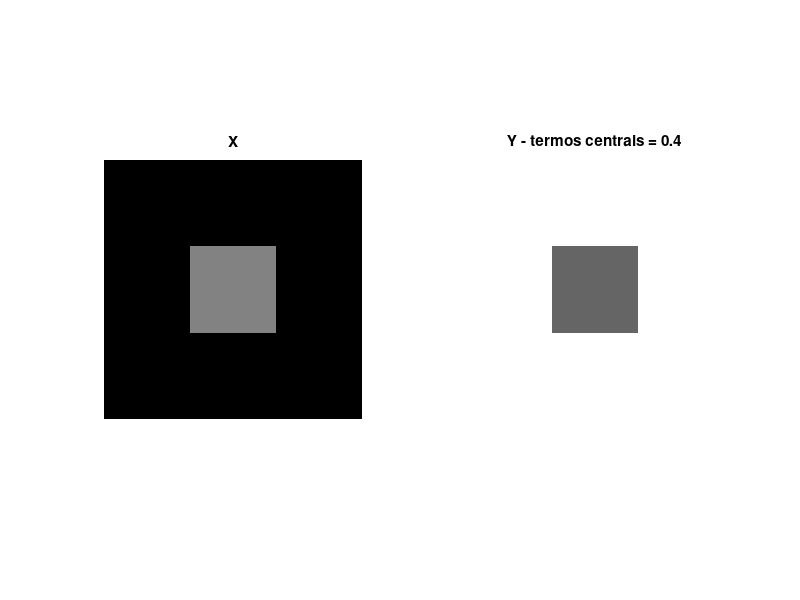
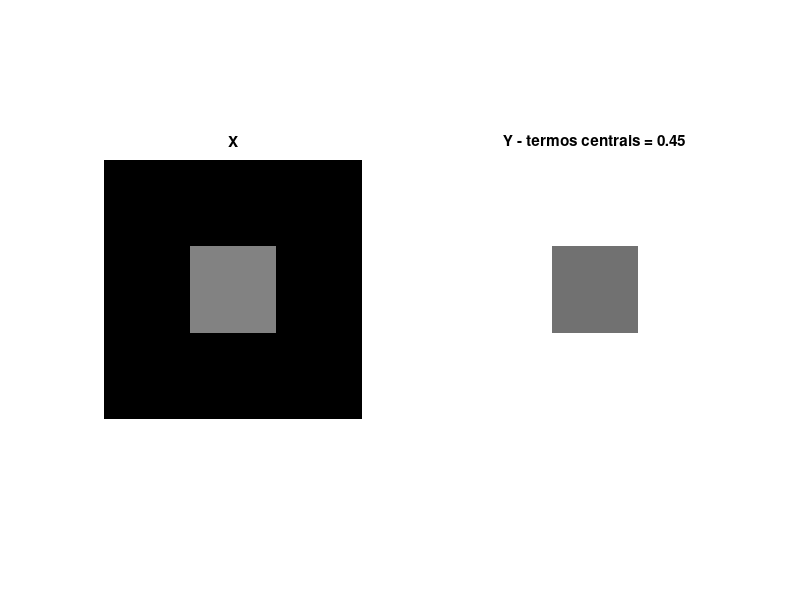
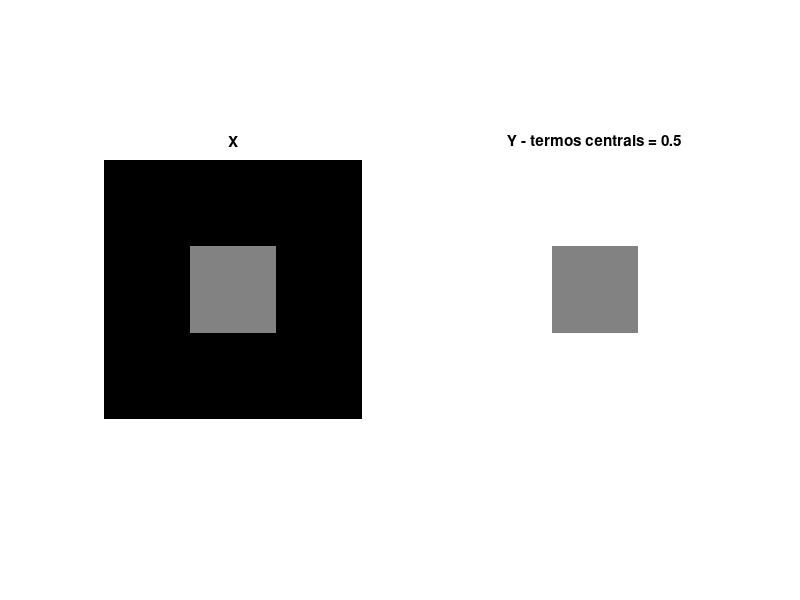
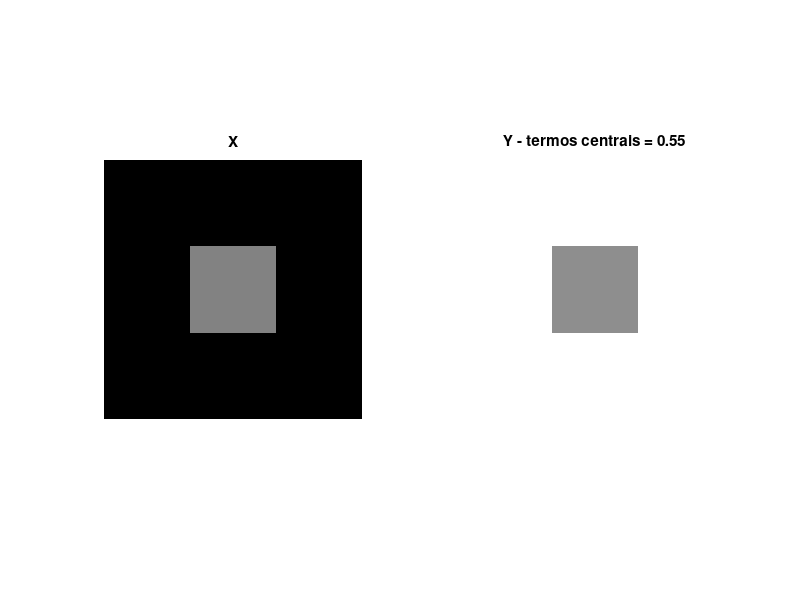

The MATLAB script that drew these images, in order: (Note: this script raises an error after producing the figures.)
% Processamento Digital de Imagens
% Matheus Araújo Marins

close all; clear all; clc;
%% Exercício I.1

X = zeros(6);
X(3:4,3:4) = .5*ones(2);

Y = ones(6);
y_centers = [0.4, 0.45, 0.5, 0.55, 0.6];

for i = y_centers
    
    Y(3:4,3:4) = i*ones(2);
    
    figure;

    subplot(1,2,1);
    imshow(X); colormap(gray);
    title(['X']);
    
    subplot(1,2,2);
    imshow(Y); colormap(gray);
    title(['Y - termos centrais = ', num2str(i)]);
    
    set(gcf,'units','points','position',[0,0,700,300])
    pause;
    
end

echo on;
% =======================================================================
%                           Exercício I.1
% =======================================================================
%
% O exercício explora o contraste simultâneo, onde temos um quadrado cinza
% envolto de branco e envolto de preto. Percebemos o cinza mais claro no
% segundo em relação ao primeiro, portanto não notaremos os cinzas iguais 
% para valores centrais iguais a 0.5, como era de se esperar. Utilizando
% 0.55 podemos notar que é suficiente para percebermos os quadrados com
% igual itensidade.

echo off;
pause; close all;


cont_sim2;
echo on;
%
% Aqui temos mais um exemplo de como a tonalidade do cinza é interpretada
% diferente de acordo com o meio em que o objeto está inserido. Quando as
% duas partes estão unidas, entendemos que os arcos formam um único objeto
% e por isso conseguimos interpretar como um único tom de cinza. Já nos
% demais casos, os arcos separados são entendidos como objetos diferentes
% imersos em "meios" com tons de cinza diferentes ao redor, e no entanto
% temos a sensação de terem tons de cinza diferentes (apesar de podermos
% conferir o valor dos pixels e ver que são iguais).
echo off;
pause;

checkershadow;
echo on;
%
% Mais um exemplo que se explica da mesma forma que o exemplo dos arcos. Os
% pontos A e B estão cercados de tons de cinza diferentes, e portanto
% achamos que possuem tons de cinza próximos do seu redor (apesar de
% podermos verificar que possuem o mesmo valor).
echo off;
pause;
imtool close all; close all; 

%% Exercício I.2 - A

gray_min = 0;
gray_max = 1;
img_size = 256;
nb_columns = 7;

values = gray_min:(gray_max - gray_min)/(nb_columns - 1):gray_max;

img = kron(values, ones(img_size, ceil(img_size/nb_columns)));
img = img(:, 1:img_size);

figure;

imshow(img); colormap(gray);
title(['Total de colunas = ', num2str(nb_columns)]);

set(gcf,'units','points','position',[0,0,300,300])

echo on;
% =======================================================================
%                           Exercício I.2 - A
% =======================================================================
%
% A figura apresenta 7 barras verticais com mesmo valor em cada barra,
% como solicitado no problema. No entanto, ao observarmos a imagem das
% barras, nota-se que dentro de cada barra temos a sensação de que ela vai
% clareando conformes andando para a direita.
%
echo off;
pause; close all;

%% Exercício I.2 - B

gray_min = 141;
gray_max = 164;
img_size = 128;
nb_columns = 128;

values = gray_max:-(gray_max - gray_min)/(nb_columns - 1):gray_min;

img = kron(values, ones(img_size, ceil(img_size/nb_columns)));
img = img(:, 1:img_size);

figure;

subplot(2,1,1);
imshow(img/255); colormap(gray);
title(['Imagem sozinha - Total de colunas = ', num2str(nb_columns)]);

subplot(2,1,2);
imshow([img, img]/255); colormap(gray);
title(['Imagem concatenada - Total de colunas = ', num2str(nb_columns)]);


set(gcf,'units','points','position',[0,0,300,300])

echo on;
% =======================================================================
%                           Exercício I.2 - B
% =======================================================================
%
% Na primeira imagem, em que temos apenas uma cópia, praticamente não
% notamos a diferença entre todas as barras, interpretando elas como um
% único tom de cinza. Isso se dá pelo fato de cobrirmos uma faixa pequena
% de tons de cinza e também por irmos variando esse tom sempre bem
% suavemente. Agora na segunda imagem, podemos notar uma transição rápida,
% do último valor para o primeiro.
%
echo off;
pause; close all;

%% Exercício I.2 - C

gray_min = 0;
gray_max = 255;
img_size = 256;
nb_columns = 16;

values = gray_min:(gray_max - gray_min)/(nb_columns - 1):gray_max;

img = kron(values, ones(img_size/2, ceil(img_size/(2*nb_columns))));
img = min(img, img');

img = [img, flip(img,2); flip(img, 1), flip(flip(img,2),1)];

figure;

imshow(img/255); colormap(gray);

set(gcf,'units','points','position',[0,0,300,300])

echo on;
% =======================================================================
%                           Exercício I.2 - C
% =======================================================================
%
% Esse exemplo é uma extensão do item I.2 - A, das bandas de Mach. Aqui
% temos o mesmo efeito nos lados dos quadrados (tanto horizontal quanto
% vertical), já nas quinas esses efeitos são potencializados uma vez que
% são nessas posições em que esses efeitos estão sendo somados.
%
echo off;
pause; close all;

%% Exercício I.3 - A e B

M = 800;
beta = 0.6;

[X,Y] = meshgrid(1:M, 1:M);

func = @(M, beta) 256.^(-(M-Y)/(M-1)).*...
                cos((M-1)*beta*pi/log(49*beta)*(49*beta).^(-(M-X)/(M-1)));
figure;
imshow(log(1+abs(func(M, beta)))); truesize;

echo on;
% =======================================================================
%                           Exercício I.3 - B
% =======================================================================
%
% A figura gerada é um bom exemplo para estudar a sensibilidade ao
% contraste de acordo com a frequência que enxergamos na retina
% (ciclos/grau). Como as frequências aumentam conforme caminhamos para a
% direita da imagem, torna-se mais difícil perceber as faixas, diminuindo a
% nossa sensibilidade às mesmas.
%
% Se nos afastarmos da tela, essa frequência também aumenta, fazendo com
% que a sesibilidade também diminua.
echo off;
pause; close all;   
%% Exercício I.3 - C

M = 400;
beta = 0.6;
d = 20;

freq = @(M, beta, n) pi*beta*(49*beta).^(-(M-n)/(M-1));

echo on;
% =======================================================================
%                           Exercício I.3 - C
% =======================================================================
%
%
echo off;

disp(['Frequência instantânea para n = 1: ',num2str(freq(M,beta, 1))])
disp(['Ciclos por grau - para n = 1: ',num2str(d*freq(M,beta, 1))])
disp(['Frequência instantânea para n = M: ',num2str(freq(M,beta, M))])
disp(['Ciclos por grau - para n = M: ',num2str(d*freq(M,beta, M))])

pause; close all;


%% Exercício I.3 - D
echo on;
% =======================================================================
%                           Exercício I.3 - D
% =======================================================================
%
% Temos que a frequência observado é proporcional à distância que o
% observador se encontra da imagem. Portanto, ao nos distanciarmos da tela,
% a frequência aumenta e diminuimos a sensibilidade.
%
echo off;
pause; close all;

%% Exercício I.3 - E

M = 800;
beta = [1, 2];

[X,Y] = meshgrid(1:M, 1:M);

func = @(M, beta) 256.^(-(M-Y)/(M-1)).*...
                cos((M-1)*beta*pi/log(49*beta)*(49*beta).^(-(M-X)/(M-1)));

for b = beta
    
    figure;
    imshow(log(1+abs(func(M, b)))); truesize;
    title(['$\beta = $', num2str(b)], 'interpreter', 'latex');
    pause;
    
end
echo on;
% =======================================================================
%                           Exercício I.3 - E
% =======================================================================
% O paramêtro beta é apenas mais um meio de controlarmos a frequência
% observada. Conforme aumenta-se beta, as frequências também aumentam. E
% esse aumento gradativo acaba causando aliasing.
echo off;
pause; close all;

%% Exercício I.4

msize = 14;
fsize = 2*msize*msize;

A = ones(fsize,1);
b0 = zeros(1,msize);
b1 = ones(1,msize);
c = zeros(1,fsize);

B = kron(b1,[b0,b1]);

X = A*B/2;

for i=1:msize
    c(2*msize*(i-1)+i) = 1;
end

y = 1:fsize;
z = exp(-(log(256)/(2.5*fsize))*(fsize-y));
Y = z'*c;
Z = X+Y;

imshow(Z);

echo on;
% =======================================================================
%                           Exercício I.4
% =======================================================================
%
% Esse exemplo demonstra como uma lista branca bem fina pode ser mascarada
% ao a aproximarmos o suficiente de uma região cinza. A transição entre os
% tons de preto e cinza causam uma diminuição de sensibilidade a demais
% tons, visto que 
%
echo off;
pause; close all;
%% Exercício II.1

k_r = 0.2999; k_g = 0.587; k_b = 0.114;
img_size = 401;

Y = [0.1, 0.2, 0.3, 0.5, 0.7, 0.8];

figure;
for y = 1:length(Y)
    aux = max(2*Y(y) - 1, 0);

    B_min = aux;
    B_max = 2*Y(y) - B_min;

    R_min = B_min;
    R_max = B_max;

    [B,R] = meshgrid(linspace(B_min, B_max, img_size),...
                     linspace(R_min, R_max, img_size));

    G = (Y(y) - k_r*R - k_b*B)/k_g;
    
    subplot(2,3,y);
    img = cat(3, R, G, B);
    imshow(img);
    title(['Y = ', num2str(Y(y))], 'interpreter', 'latex');
    set(gcf,'units','points','position',[0,0,1000,800]);
end

echo on;
% =======================================================================
%                           Exercício II.1
% =======================================================================
% Observando os exemplos, notamos que o filtro (que é basicamente um blur 
% aplicado a imagem) afeta bastante a nitidez da imagem quando aplicado na 
% luminancia. Isso se dá uma vez que o Y é a componente que carrega as informaçoes 
% de transicao da imagem, então, ao borrarmos essa matriz, causamos distorcoes 
% na imagem, dificultando a sua compreensao. Esse mesmo filtro, ao ser aplicado 
% nas crominancias causa mudanca quase nula na imagem gerada (apenas nas bordas), 
% o que nos diz que essas matrizes de crominancia carregam menos informacoes que 
% a Y.
echo off;
pause; close all;

%% Exercício II.2

img = imread('mandrill.tif');
img_ycbcr = rgb2ycbcr(img);

img_y = img_ycbcr(:,:,1);
img_cb = img_ycbcr(:,:,2);
img_cr = img_ycbcr(:,:,3);

N = 9;
sigma2 = [1, 10, 100];

[M,N] = meshgrid(-N:N, -N:N);

filtro = @(sigma2) exp(-(M.^2 + N.^2)/(2*sigma2));

figure;
for s = 1:length(sigma2)

    h = filtro(sigma2(s));
    h = h/sum(sum(h));
    
    img_yf = filter2(h, img_y, 'same');
    img_cbf = filter2(h, img_cb, 'same');
    img_crf = filter2(h, img_cr, 'same');
    
    img_1 = cat(3, img_yf, img_cb, img_cr);
    img_2 = cat(3, img_y, img_cbf, img_crf);
    
    subplot(3, 3, 3*(s - 1) + 2); 
    imshow(ycbcr2rgb(img_1));
    title(['Filtrando Y e $\sigma^2 = $', num2str(sigma2(s))],...
           'interpreter', 'latex');
    set(gcf,'units','points','position',[0,0,300,300]);

    subplot(3, 3, 3*(s - 1) + 3); 
    imshow(ycbcr2rgb(img_2))
    title(['Filtrando $C_b$ e $C_r$, e $\sigma^2 = $', num2str(sigma2(s))],...
           'interpreter', 'latex');
    set(gcf,'units','points','position',[0,0,600,500]);

    subplot(3, 3, 3*(s - 1) + 1); 
    mesh(h)
    title(['Filtro h com $\sigma^2 = $', num2str(sigma2(s))],...
           'interpreter', 'latex');
    set(gcf,'units','points','position',[0,0,900,750]);
    
    pause;    
end

echo on;
% =======================================================================
%                           Exercício II.2
% =======================================================================
% Esse exemplo é uma boa justificativa de utilizarmos o sistema YCbCr para representar 
% uma cor, uma vez que Cb e Cr carregam poucas informaçoes (nao irrelevante, no 
% entanto), fazendo com que suas transmissoes sejam faciulitadas em relacao a 
% outros sistemas.
% 
% O efeito do sigma ao quadrado pode ser visto ao observarmos a forma do filtro, 
% ele vai se tornando menos seletivo, pegando mais valores ao redor do pixel 
% para fazer o borrão.
echo off;
pause; close all;

%% Exercício II.3

img_names = {'cape.tif', 'mandrill.tif', 'clown.tif', 'trees.tif'};

for n = 1:length(img_names)

    img = imread(img_names{n});
    
    img_ycbcr = rgb2ycbcr(img);
    img_yiq = rgb2ntsc(img);

    figure;
    
    subplot(3, 3, 1); 
    imshow(img(:,:,1));
    title(['RGB - Componente R'], 'interpreter', 'latex');

    subplot(3, 3, 2); 
    imshow(img(:,:,2))
    title(['RGB - Componente G'], 'interpreter', 'latex');

    subplot(3, 3, 3); 
    imshow(img(:,:,3));
    title(['RGB - Componente B'], 'interpreter', 'latex');

    subplot(3, 3, 4); 
    imshow(img_ycbcr(:,:,1));
    title(['YC$_b$C$_r$ - Componente Y'], 'interpreter', 'latex');
    
    subplot(3, 3, 5); 
    imshow(img_ycbcr(:,:,2));
    title(['YC$_b$C$_r$ - Componente C$_b$'], 'interpreter', 'latex');
    
    subplot(3, 3, 6); 
    imshow(img_ycbcr(:,:,3));
    title(['YC$_b$C$_r$ - Componente C$_r$'], 'interpreter', 'latex');

    subplot(3, 3, 7); 
    imshow(img_yiq(:,:,1));
    title(['YIQ - Componente Y'], 'interpreter', 'latex');
    
    subplot(3, 3, 8); 
    imshow(img_yiq(:,:,2));
    title(['YIQ - Componente I'], 'interpreter', 'latex');
    
    subplot(3, 3, 9); 
    imshow(img_yiq(:,:,3));
    title(['YIQ - Componente Q'], 'interpreter', 'latex');
    
    set(gcf,'units','points','position',[0,0,1200,800]);
    
    pause;    
end

echo on;
% =======================================================================
%                           Exercício II.3
% =======================================================================
% Temos uma diferenca clara ao colocarmos todas as representações lado a lado.
% No caso do RGB todas as suas componentes são bem detalhadas, podemos notar que 
% a maioria dos detalhes esta presente em mais de uma das componentes. É de se 
% esperar que seja mais custoso e menos eficiente transmitir a imagem atraves 
% dessas componentes.
% 
% Agora no caso Ycbcr e YIQ nota-se que a componente Y é rica de detalhes, 
% mas as demais carregam menos informação, sendo menos redundante. No caso da
% YIQ esse efeito é ainda mais presente, temos a componente Q praticamente nula, 
% fazendo desse sistema um melhor candidato para a representacao.
echo off;
pause; close all;






